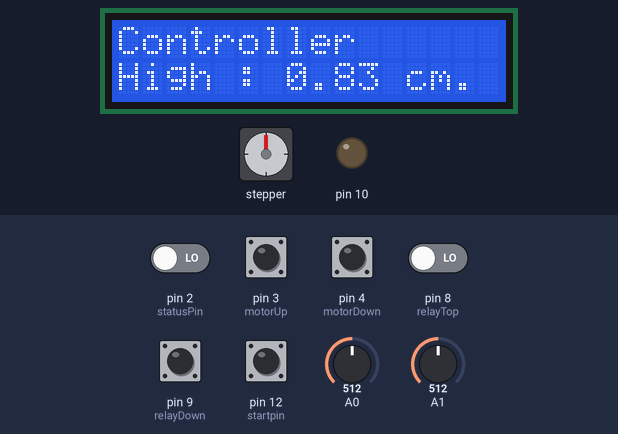
This sketch was run on a simulated Arduino Uno, built with avr-gcc and run on an emulated ATmega328P. Shown: stepper motor, 16×2 character LCD, output pins drawn as LEDs (lit = HIGH). Wiring (inferred from the names in the program): stepper motor driver (200 steps per turn assumed): step pin 7; direction pin 6; enable pin 5. Inputs (shaded band) come from the test bench; at power-on: pin 2 (statusPin), pin 3 (motorUp), pin 4 (motorDown), pin 8 (relayTop), pin 9 (relayDown), pin 12 (startpin) LOW, A0 = 512, A1 = 512. Pins used as bus, display or sensor lines are not drawn.

Above: at 1.2 s.
1.3 s: pin 2 (statusPin) driven HIGH
At 1.7 s:
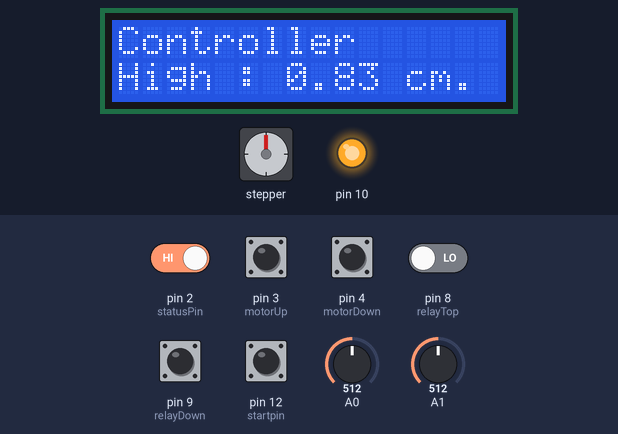
2.8 s: pin 2 (statusPin) driven LOW
At 4.0 s:
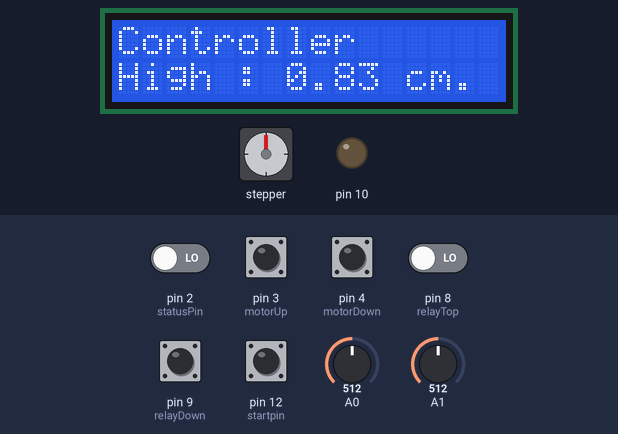
4.3 s: A0 set to 716
At 4.9 s:
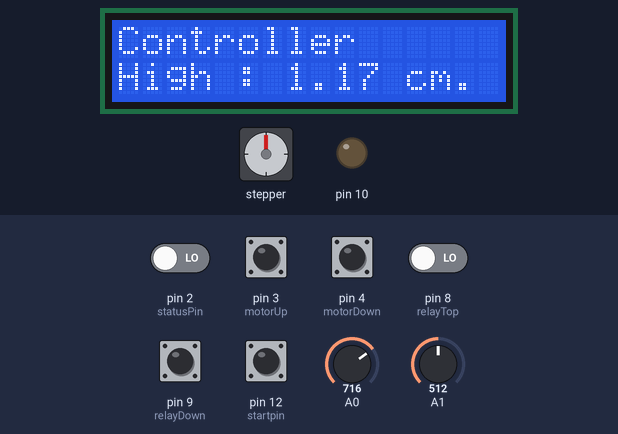
5.8 s: A0 set to 900
At 7.0 s:
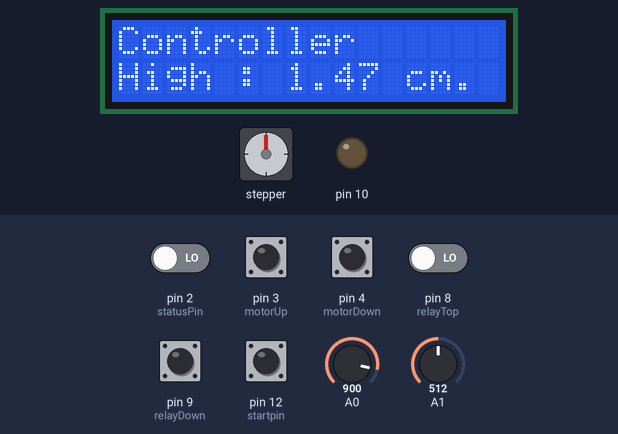
7.4 s: A0 set to 1023
At 7.8 s:
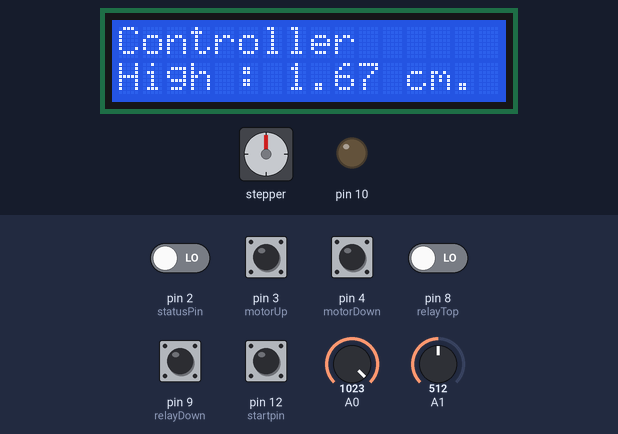
Timing chart, 0 to 10.0 s (numbered marks = the images above; inputs shaded):
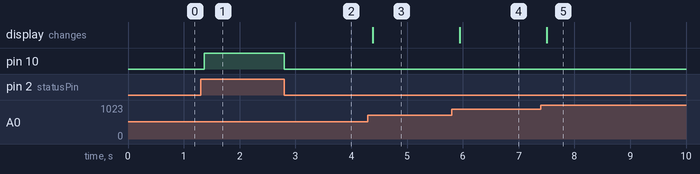

The sketch:

Code_PlasmaControl.ino
```cpp
#include <Wire.h>
#include <LiquidCrystal_I2C.h>

// Set the LCD address to 0x27 for a 16 chars and 2 line display
LiquidCrystal_I2C lcd(0x3E, 16, 2);

int PUL=7; //define Pulse pin
int DIR=6; //define Direction pin
int ENA=5; //define Enable Pin
const int statusPin = 2; //pin status on-off
const int motorUp = 3; //pin  switch motor up
const int motorDown = 4; //pin  sitch motor down
const int startpin = 12;

const int relayTop = 8; //pin relay Top
const int relayDown = 9; //pin relay Down

int start=0;
int statusState = 0; //status
int statusUp = 0;
int statusDown =0;

int statusRelayTop = 0;
int statusRelayDown = 0;

int statusU = 0;
int statusD = 0;

float voltset = 0.0;
int statevolt =0;
int hh=1; //set head high
int fin = 0;
int reset=0;
int startn1 = 0;
int tempdown = 0;


void setup() {
  pinMode(startpin, INPUT);
  pinMode(10, OUTPUT);
  pinMode (PUL, OUTPUT);
  pinMode (DIR, OUTPUT);
  pinMode (ENA, OUTPUT);
  pinMode(statusPin, INPUT);
  pinMode(relayTop, INPUT);
  pinMode(relayDown, INPUT);
 // initialize the LCD
 lcd.begin();
 // Turn on the blacklight and print a message.
 lcd.backlight();
}

void loop() {

  start = digitalRead(startpin);
  statusState = digitalRead(statusPin);
  statusRelayTop = digitalRead(relayTop);
  statusRelayDown = digitalRead(relayDown);
  statusUp = digitalRead(motorUp);
  statusDown = digitalRead(motorDown);

  int sensorValue = analogRead(A1);
  float vin = sensorValue * (5.0 / 1023.0);
  //manualMotor();

  if(start == HIGH){
    startn1 = 1;
    delay(500);
  }
  else if(statusUp == HIGH && statusDown == LOW){
    manualMotor();
    tempdown=0;
  }
  else if(statusDown == HIGH && statusUp == LOW){
    manualMotor();
    tempdown=0;
  }

  else if(startn1 == 1){
    if(vin==0){
        readycut();
        startn1 = 0;
    }
    else{
      downfin();
    }
  }

  else if(statusState == HIGH){
    digitalWrite(10,HIGH);
    if(vin==0){
        readycut();
        tempdown=1;
    }
    if(tempdown==0){
      downfin();
    }
  }

 else{
  digitalWrite(10,LOW);
  statusU = 0;
  statusD = 0;
  sethigh();
 }
}


void readycut(){
  for(int i=0;i<=3000;i++){
    upmotor();
  }
}

void sethigh(){
  int sensorValue = analogRead(A0);
  float voltage = sensorValue * (5.0 / 1023.0);
  voltset = voltage/3;

  lcd.setCursor(0, 0);
  lcd.print("Controller");
  lcd.setCursor(0, 1);
  lcd.print("High :      cm.");
  lcd.setCursor(7, 1);
  lcd.print(voltset);
  delay(100);
}


void manualMotor(){
  if(statusUp == HIGH && statusDown == LOW){
    upmotor();
    if(statusRelayTop == HIGH){
      for(int i;i<=2000;i++){
        downmotor();
        }
    }
   }

   if(statusDown == HIGH && statusUp == LOW){
    downmotor();
    if(statusRelayDown == HIGH){
      for(int i;i<=2000;i++){
        upmotor();
        }
    }
   }

}

void downfin(){
  if(statusD == 0){
    downmotor();
    if(statusRelayDown == HIGH){
      statusD = 1;
      if(statusD == 1){
        upmotor();
        if(statusRelayTop == HIGH){
          for(int i;i<=2000;i++){
            downmotor();
          }
        }
      }
    }
  }
}


void upfin(){
  if(statusU == 0){
    upmotor();
    if(statusRelayTop == HIGH){
      statusU = 1;
      for(int i;i<=2000;i++){
        downmotor();
      }
    }
  }
}


void upmotor(){
  digitalWrite(DIR,HIGH);
  digitalWrite(ENA,HIGH);
  digitalWrite(PUL,HIGH);
  delayMicroseconds(50);
  digitalWrite(PUL,LOW);
  delayMicroseconds(50);
}
void downmotor(){
  digitalWrite(DIR,LOW);
  digitalWrite(ENA,HIGH);
  digitalWrite(PUL,HIGH);
  delayMicroseconds(50);
  digitalWrite(PUL,LOW);
  delayMicroseconds(50);
}
```

Measured:
- after the input at 1.3 s, pin 10: LOW → HIGH after 0.06 s
- after the input at 2.8 s, pin 10: HIGH → LOW at once
- after the input at 4.3 s, the display: changes after 0.09 s (image 3)
- after the input at 5.8 s, the display: changes after 0.14 s (image 4)
- after the input at 7.4 s, the display: changes after 0.10 s (image 5)
